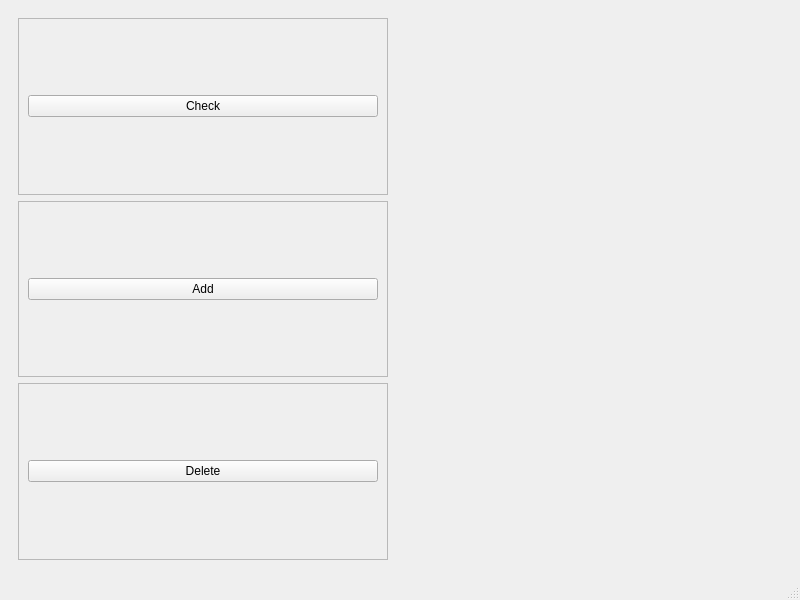
<?xml version="1.0" encoding="UTF-8"?>
<ui version="4.0">
 <class>MainWindow</class>
 <widget class="QMainWindow" name="MainWindow">
  <property name="geometry">
   <rect>
    <x>0</x>
    <y>0</y>
    <width>800</width>
    <height>600</height>
   </rect>
  </property>
  <property name="windowTitle">
   <string>MainWindow</string>
  </property>
  <widget class="QWidget" name="centralwidget">
   <layout class="QHBoxLayout" name="horizontalLayout">
    <item>
     <widget class="QWidget" name="widget" native="true">
      <layout class="QVBoxLayout" name="verticalLayout">
       <item>
        <widget class="QFrame" name="frame">
         <property name="frameShape">
          <enum>QFrame::StyledPanel</enum>
         </property>
         <property name="frameShadow">
          <enum>QFrame::Raised</enum>
         </property>
         <layout class="QHBoxLayout" name="horizontalLayout_2">
          <item>
           <widget class="QPushButton" name="CheckBtn">
            <property name="text">
             <string>Check</string>
            </property>
           </widget>
          </item>
         </layout>
        </widget>
       </item>
       <item>
        <widget class="QFrame" name="frame_2">
         <property name="frameShape">
          <enum>QFrame::StyledPanel</enum>
         </property>
         <property name="frameShadow">
          <enum>QFrame::Raised</enum>
         </property>
         <layout class="QHBoxLayout" name="horizontalLayout_3">
          <item>
           <widget class="QPushButton" name="AddBtn">
            <property name="text">
             <string>Add</string>
            </property>
           </widget>
          </item>
         </layout>
        </widget>
       </item>
       <item>
        <widget class="QFrame" name="frame_3">
         <property name="frameShape">
          <enum>QFrame::StyledPanel</enum>
         </property>
         <property name="frameShadow">
          <enum>QFrame::Raised</enum>
         </property>
         <layout class="QHBoxLayout" name="horizontalLayout_4">
          <item>
           <widget class="QPushButton" name="DeleteBtn">
            <property name="text">
             <string>Delete</string>
            </property>
           </widget>
          </item>
         </layout>
        </widget>
       </item>
      </layout>
     </widget>
    </item>
    <item>
     <widget class="QWidget" name="widget_2" native="true"/>
    </item>
   </layout>
  </widget>
  <widget class="QStatusBar" name="statusbar"/>
 </widget>
 <resources/>
 <connections/>
</ui>
